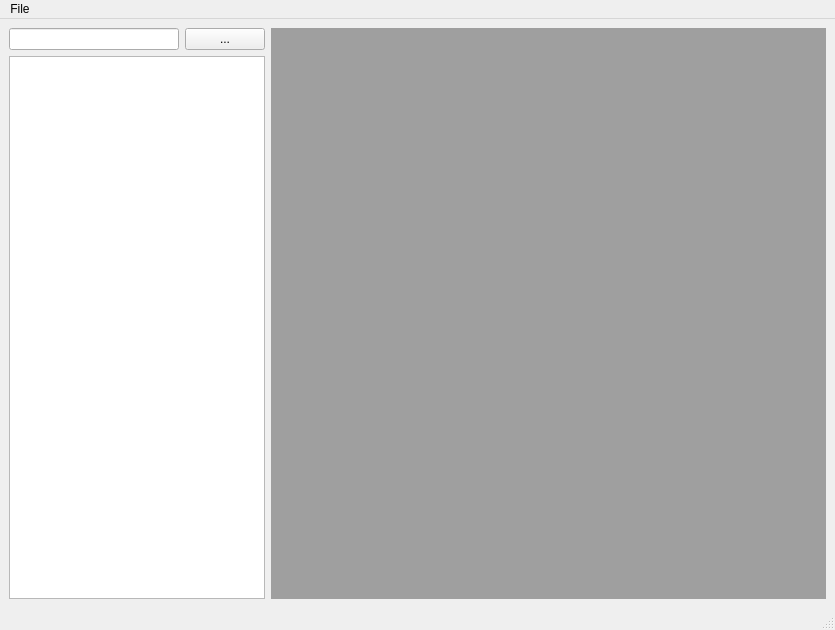
<?xml version="1.0" encoding="UTF-8"?>
<ui version="4.0">
 <class>TextViewer</class>
 <widget class="QMainWindow" name="TextViewer">
  <property name="geometry">
   <rect>
    <x>0</x>
    <y>0</y>
    <width>835</width>
    <height>630</height>
   </rect>
  </property>
  <property name="windowTitle">
   <string>MainWindow</string>
  </property>
  <widget class="QWidget" name="centralwidget">
   <layout class="QGridLayout" name="gridLayout">
    <item row="0" column="0">
     <layout class="QHBoxLayout" name="horizontalLayout_2">
      <item>
       <layout class="QVBoxLayout" name="verticalLayout">
        <item>
         <layout class="QHBoxLayout" name="horizontalLayout">
          <item>
           <widget class="QLineEdit" name="lineEdit">
            <property name="sizePolicy">
             <sizepolicy hsizetype="Preferred" vsizetype="Fixed">
              <horstretch>4</horstretch>
              <verstretch>0</verstretch>
             </sizepolicy>
            </property>
           </widget>
          </item>
          <item>
           <widget class="QPushButton" name="pushButton">
            <property name="sizePolicy">
             <sizepolicy hsizetype="Preferred" vsizetype="Fixed">
              <horstretch>1</horstretch>
              <verstretch>0</verstretch>
             </sizepolicy>
            </property>
            <property name="text">
             <string>...</string>
            </property>
           </widget>
          </item>
         </layout>
        </item>
        <item>
         <widget class="QTreeView" name="treeView"/>
        </item>
       </layout>
      </item>
      <item>
       <widget class="QMdiArea" name="mdiArea">
        <property name="sizePolicy">
         <sizepolicy hsizetype="Expanding" vsizetype="Expanding">
          <horstretch>6</horstretch>
          <verstretch>0</verstretch>
         </sizepolicy>
        </property>
        <property name="viewMode">
         <enum>QMdiArea::TabbedView</enum>
        </property>
        <property name="tabsClosable">
         <bool>true</bool>
        </property>
       </widget>
      </item>
     </layout>
    </item>
   </layout>
  </widget>
  <widget class="QMenuBar" name="menubar">
   <property name="geometry">
    <rect>
     <x>0</x>
     <y>0</y>
     <width>835</width>
     <height>21</height>
    </rect>
   </property>
   <widget class="QMenu" name="menuSave">
    <property name="title">
     <string>File</string>
    </property>
    <addaction name="actionSave"/>
    <addaction name="actionSave_All"/>
   </widget>
   <addaction name="menuSave"/>
  </widget>
  <widget class="QStatusBar" name="statusbar"/>
  <action name="actionSave">
   <property name="text">
    <string>Save</string>
   </property>
  </action>
  <action name="actionSave_All">
   <property name="text">
    <string>Save All</string>
   </property>
  </action>
 </widget>
 <resources/>
 <connections/>
</ui>
